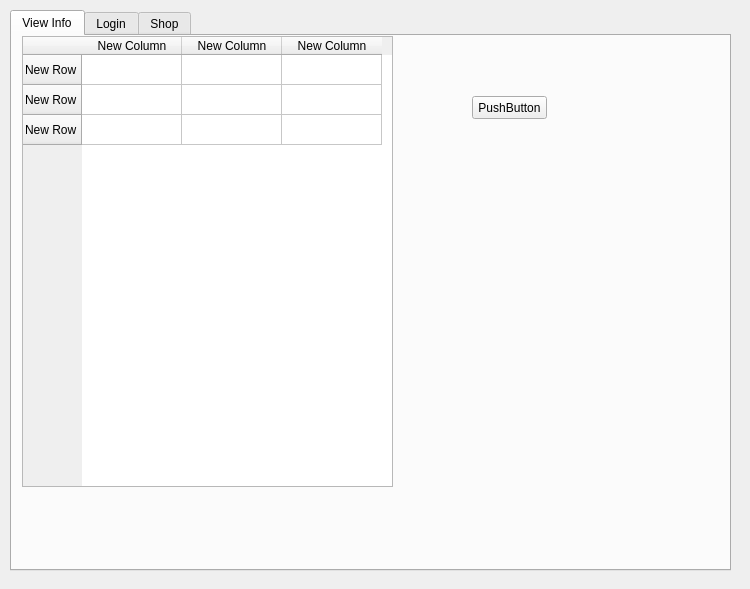
<?xml version="1.0" encoding="UTF-8"?>
<ui version="4.0">
 <class>MainWindow</class>
 <widget class="QMainWindow" name="MainWindow">
  <property name="geometry">
   <rect>
    <x>0</x>
    <y>0</y>
    <width>750</width>
    <height>589</height>
   </rect>
  </property>
  <property name="windowTitle">
   <string>MainWindow</string>
  </property>
  <widget class="QWidget" name="centralWidget">
   <widget class="QTabWidget" name="tabWidget">
    <property name="geometry">
     <rect>
      <x>10</x>
      <y>10</y>
      <width>721</width>
      <height>561</height>
     </rect>
    </property>
    <property name="currentIndex">
     <number>0</number>
    </property>
    <widget class="QWidget" name="tab">
     <attribute name="title">
      <string>View Info</string>
     </attribute>
     <widget class="QTableWidget" name="tableWidget">
      <property name="geometry">
       <rect>
        <x>10</x>
        <y>0</y>
        <width>371</width>
        <height>451</height>
       </rect>
      </property>
      <row>
       <property name="text">
        <string>New Row</string>
       </property>
      </row>
      <row>
       <property name="text">
        <string>New Row</string>
       </property>
      </row>
      <row>
       <property name="text">
        <string>New Row</string>
       </property>
      </row>
      <column>
       <property name="text">
        <string>New Column</string>
       </property>
      </column>
      <column>
       <property name="text">
        <string>New Column</string>
       </property>
      </column>
      <column>
       <property name="text">
        <string>New Column</string>
       </property>
      </column>
     </widget>
     <widget class="QPushButton" name="pushButton_4">
      <property name="geometry">
       <rect>
        <x>460</x>
        <y>60</y>
        <width>75</width>
        <height>23</height>
       </rect>
      </property>
      <property name="text">
       <string>PushButton</string>
      </property>
     </widget>
    </widget>
    <widget class="QWidget" name="tab_2">
     <attribute name="title">
      <string>Login</string>
     </attribute>
     <widget class="QStackedWidget" name="stackedWidget">
      <property name="geometry">
       <rect>
        <x>10</x>
        <y>10</y>
        <width>691</width>
        <height>521</height>
       </rect>
      </property>
      <property name="currentIndex">
       <number>1</number>
      </property>
      <widget class="QWidget" name="page">
       <widget class="QWidget" name="">
        <property name="geometry">
         <rect>
          <x>210</x>
          <y>230</y>
          <width>268</width>
          <height>25</height>
         </rect>
        </property>
        <layout class="QHBoxLayout" name="horizontalLayout">
         <item>
          <widget class="QLabel" name="label">
           <property name="text">
            <string>Password</string>
           </property>
          </widget>
         </item>
         <item>
          <widget class="QLineEdit" name="lineEdit_PasswordField"/>
         </item>
         <item>
          <widget class="QPushButton" name="pushButton_LoginButton">
           <property name="text">
            <string>Login</string>
           </property>
          </widget>
         </item>
        </layout>
       </widget>
      </widget>
      <widget class="QWidget" name="page_2">
       <widget class="QTableWidget" name="tableWidget_2">
        <property name="geometry">
         <rect>
          <x>10</x>
          <y>0</y>
          <width>231</width>
          <height>391</height>
         </rect>
        </property>
       </widget>
       <widget class="QPushButton" name="pushButton">
        <property name="geometry">
         <rect>
          <x>480</x>
          <y>180</y>
          <width>81</width>
          <height>23</height>
         </rect>
        </property>
        <property name="text">
         <string>Add New Item</string>
        </property>
       </widget>
       <widget class="QWidget" name="">
        <property name="geometry">
         <rect>
          <x>280</x>
          <y>40</y>
          <width>278</width>
          <height>118</height>
         </rect>
        </property>
        <layout class="QVBoxLayout" name="verticalLayout_5">
         <item>
          <widget class="QComboBox" name="comboBox"/>
         </item>
         <item>
          <layout class="QHBoxLayout" name="horizontalLayout_4">
           <item>
            <layout class="QVBoxLayout" name="verticalLayout_3">
             <item>
              <widget class="QLabel" name="label_2">
               <property name="text">
                <string>Item</string>
               </property>
              </widget>
             </item>
             <item>
              <widget class="QLabel" name="label_5">
               <property name="text">
                <string>Item Price</string>
               </property>
              </widget>
             </item>
            </layout>
           </item>
           <item>
            <layout class="QVBoxLayout" name="verticalLayout_4">
             <item>
              <layout class="QHBoxLayout" name="horizontalLayout_3">
               <item>
                <widget class="QLineEdit" name="lineEdit_3"/>
               </item>
               <item>
                <widget class="QPushButton" name="pushButton_2">
                 <property name="text">
                  <string>Change Item</string>
                 </property>
                </widget>
               </item>
              </layout>
             </item>
             <item>
              <widget class="QLineEdit" name="lineEdit_4"/>
             </item>
            </layout>
           </item>
          </layout>
         </item>
         <item>
          <layout class="QHBoxLayout" name="horizontalLayout_5">
           <item>
            <spacer name="horizontalSpacer">
             <property name="orientation">
              <enum>Qt::Horizontal</enum>
             </property>
             <property name="sizeHint" stdset="0">
              <size>
               <width>40</width>
               <height>20</height>
              </size>
             </property>
            </spacer>
           </item>
           <item>
            <widget class="QPushButton" name="pushButton_3">
             <property name="text">
              <string>Remove Item</string>
             </property>
            </widget>
           </item>
          </layout>
         </item>
        </layout>
       </widget>
       <widget class="QWidget" name="">
        <property name="geometry">
         <rect>
          <x>280</x>
          <y>170</y>
          <width>197</width>
          <height>50</height>
         </rect>
        </property>
        <layout class="QHBoxLayout" name="horizontalLayout_6">
         <item>
          <layout class="QVBoxLayout" name="verticalLayout_6">
           <item>
            <widget class="QLabel" name="label_3">
             <property name="text">
              <string>Item Price</string>
             </property>
            </widget>
           </item>
           <item>
            <widget class="QLabel" name="label_4">
             <property name="text">
              <string>Item Name</string>
             </property>
            </widget>
           </item>
          </layout>
         </item>
         <item>
          <layout class="QVBoxLayout" name="verticalLayout_2">
           <item>
            <widget class="QLineEdit" name="lineEdit"/>
           </item>
           <item>
            <widget class="QLineEdit" name="lineEdit_2"/>
           </item>
          </layout>
         </item>
        </layout>
       </widget>
      </widget>
     </widget>
    </widget>
    <widget class="QWidget" name="tab_3">
     <attribute name="title">
      <string>Shop</string>
     </attribute>
    </widget>
   </widget>
  </widget>
 </widget>
 <layoutdefault spacing="6" margin="11"/>
 <resources/>
 <connections/>
</ui>
